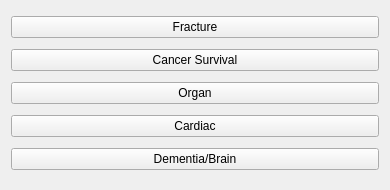
<?xml version="1.0" encoding="UTF-8"?>
<ui version="4.0">
 <class>LungCTAPanelWidget</class>
 <widget class="QWidget" name="LungCTAPanelWidget">
  <property name="geometry">
   <rect>
    <x>0</x>
    <y>0</y>
    <width>390</width>
    <height>190</height>
   </rect>
  </property>
  <property name="windowTitle">
   <string>Form</string>
  </property>
  <layout class="QVBoxLayout" name="verticalLayout">
   <item>
    <widget class="QPushButton" name="categoryStep3Button">
     <property name="text">
      <string>Fracture</string>
     </property>
    </widget>
   </item>
   <item>
    <widget class="QPushButton" name="categoryStep1Button">
     <property name="text">
      <string>Cancer Survival</string>
     </property>
    </widget>
   </item>
   <item>
    <widget class="QPushButton" name="categoryStep4Button">
     <property name="text">
      <string>Organ</string>
     </property>
    </widget>
   </item>
   <item>
    <widget class="QPushButton" name="categoryStep2Button">
     <property name="text">
      <string>Cardiac</string>
     </property>
    </widget>
   </item>
   <item>
    <widget class="QPushButton" name="categoryStep5Button">
     <property name="text">
      <string>Dementia/Brain</string>
     </property>
    </widget>
   </item>
  </layout>
 </widget>
 <resources/>
 <connections/>
</ui>
